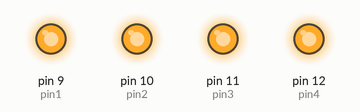
This sketch was run on a simulated Arduino Uno, built with avr-gcc and run on an emulated ATmega328P. On the bench: output pins drawn as LEDs (lit = HIGH).

Above: at 0.1 s.
Timing chart, 0 to 1.6 s (numbered marks = the images above):
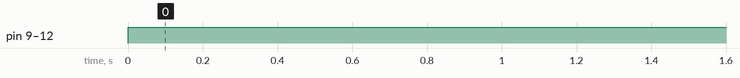

Measured:
- by itself, pin 9 (pin1), pin 10 (pin2), pin 11 (pin3), pin 12 (pin4): LOW → HIGH at 0.00 s

The sketch:

binaryCounter.ino
```cpp
int pin4 = 12;
int pin3 = 11;
int pin2 = 10;
int pin1 = 9;
int delayo = 1000;

uint8_t zero = "LOW";
uint8_t one = "HIGH";

void setup() {
  // put your setup code here, to run once:
  pinMode(pin4,OUTPUT);
  pinMode(pin3,OUTPUT);
  pinMode(pin2,OUTPUT);
  pinMode(pin1,OUTPUT);
}

void loop() {
  // put your main code here, to run repeatedly:
  digitalWrite(pin1,zero);
  digitalWrite(pin2,zero);
  digitalWrite(pin3,zero);
  digitalWrite(pin4,zero);
  delay(delayo);
  digitalWrite(pin1,one);
  digitalWrite(pin2,zero);
  digitalWrite(pin3,zero);
  digitalWrite(pin4,zero);
  delay(delayo);
  digitalWrite(pin1,zero);
  digitalWrite(pin2,one);
  digitalWrite(pin3,zero);
  digitalWrite(pin4,zero);
  delay(delayo);
  digitalWrite(pin1,one);
  digitalWrite(pin2,one);
  digitalWrite(pin3,zero);
  digitalWrite(pin4,zero);
  delay(delayo);
  digitalWrite(pin1,zero);
  digitalWrite(pin2,zero);
  digitalWrite(pin3,one);
  digitalWrite(pin4,zero);
  delay(delayo);
  digitalWrite(pin1,one);
  digitalWrite(pin2,zero);
  digitalWrite(pin3,one);
  digitalWrite(pin4,zero);
  delay(delayo);
  digitalWrite(pin1,zero);
  digitalWrite(pin2,one);
  digitalWrite(pin3,one);
  digitalWrite(pin4,zero);
  delay(delayo);
  digitalWrite(pin1,one);
  digitalWrite(pin2,one);
  digitalWrite(pin3,one);
  digitalWrite(pin4,zero);
  delay(delayo);
  digitalWrite(pin1,zero);
  digitalWrite(pin2,zero);
  digitalWrite(pin3,zero);
  digitalWrite(pin4,one);
  delay(delayo);
  digitalWrite(pin1,one);
  digitalWrite(pin2,zero);
  digitalWrite(pin3,zero);
  digitalWrite(pin4,one);
  delay(delayo);
  digitalWrite(pin1,zero);
  digitalWrite(pin2,one);
  digitalWrite(pin3,zero);
  digitalWrite(pin4,one);
  delay(delayo);
  digitalWrite(pin1,one);
  digitalWrite(pin2,one);
  digitalWrite(pin3,zero);
  digitalWrite(pin4,one);
  delay(delayo);
  digitalWrite(pin1,zero);
  digitalWrite(pin2,zero);
  digitalWrite(pin3,one);
  digitalWrite(pin4,one);
  delay(delayo);
  digitalWrite(pin1,one);
  digitalWrite(pin2,zero);
  digitalWrite(pin3,one);
  digitalWrite(pin4,one);
  delay(delayo);
  digitalWrite(pin1,zero);
  digitalWrite(pin2,one);
  digitalWrite(pin3,one);
  digitalWrite(pin4,one);
  delay(delayo);
  digitalWrite(pin1,one);
  digitalWrite(pin2,one);
  digitalWrite(pin3,one);
  digitalWrite(pin4,one);
  delay(delayo);

}
```
